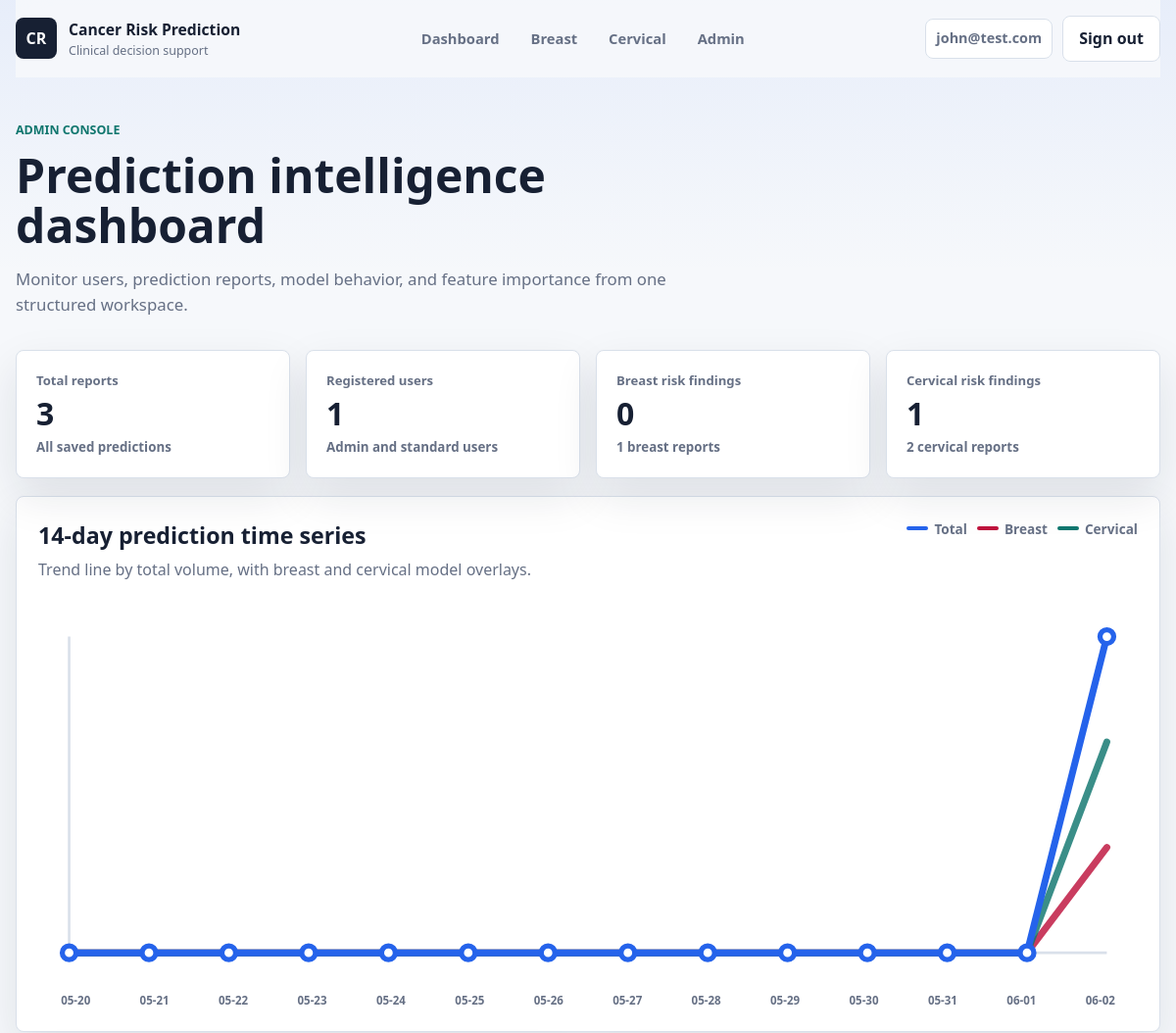
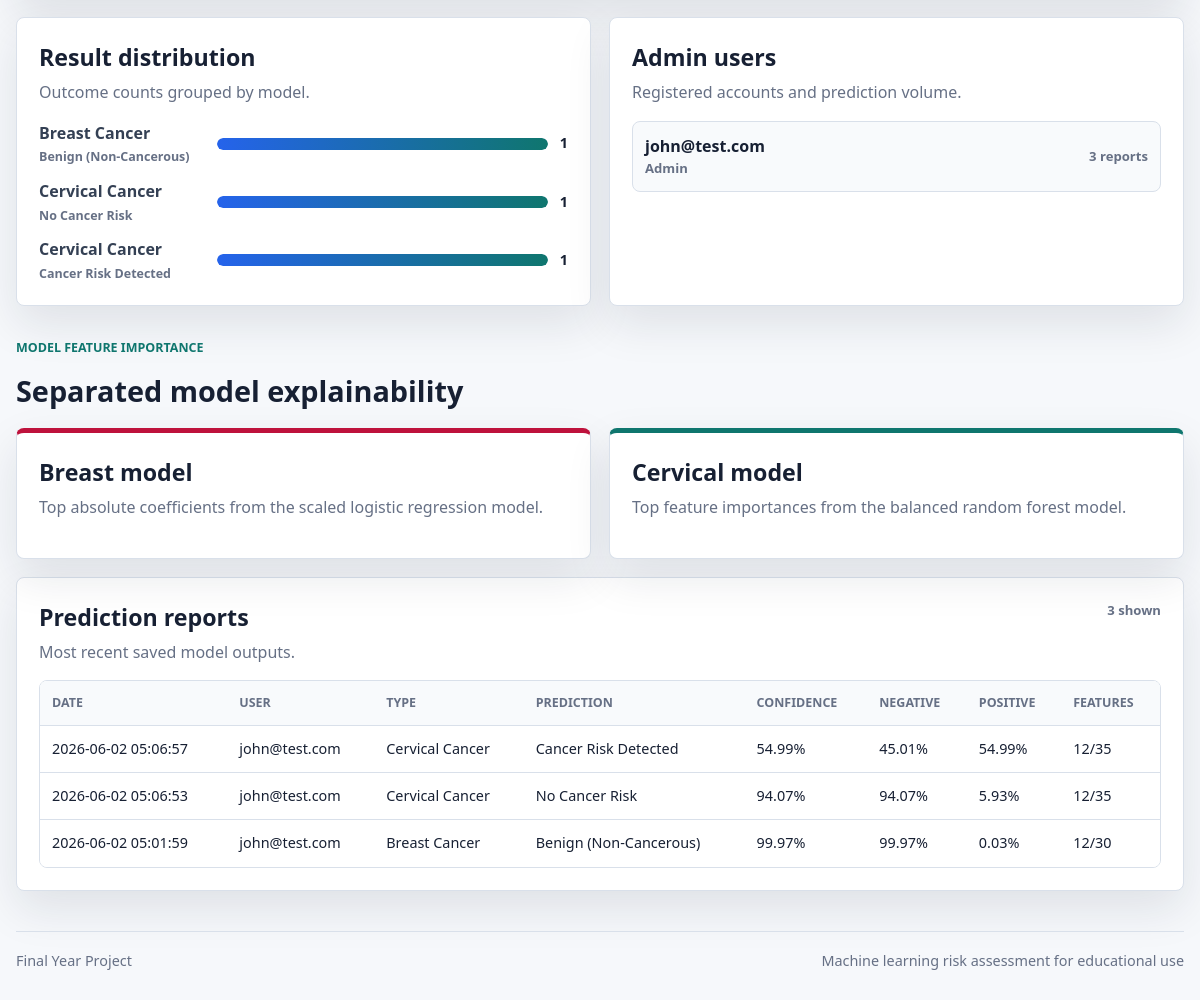
/admin (signed in), run on the app's committed database (2 pictures, top to bottom).
### tables this page shows
CREATE TABLE prediction_reports (
                id INTEGER PRIMARY KEY AUTOINCREMENT,
                user_id INTEGER,
                username TEXT NOT NULL,
                cancer_type TEXT NOT NULL,
                prediction TEXT NOT NULL,
                confidence REAL NOT NULL,
                probability_negative REAL NOT NULL,
                probability_positive REAL NOT NULL,
                input_features_used INTEGER NOT NULL,
                total_features INTEGER NOT NULL,
                inputs_json TEXT NOT NULL,
                created_at TIMESTAMP DEFAULT CURRENT_TIMESTAMP
            );

CREATE TABLE users (
                id INTEGER PRIMARY KEY AUTOINCREMENT,
                username TEXT UNIQUE NOT NULL,
                password_hash TEXT NOT NULL,
                created_at TIMESTAMP DEFAULT CURRENT_TIMESTAMP
            , is_admin INTEGER NOT NULL DEFAULT 0);

### app.py (the view)
@app.route('/admin')
@admin_required
def admin_dashboard():
    return render_template('admin.html', dashboard=get_admin_dashboard_data())

### app.py (called while the page is built, shortened)
def get_db():
    if 'db' not in g:
        g.db = sqlite3.connect(DATABASE_PATH)
        g.db.row_factory = sqlite3.Row
    return g.db

def admin_required(view):
    @wraps(view)
    def wrapped_view(*args, **kwargs):
        if 'user_id' not in session:
            flash('Please sign in to continue.', 'info')
            return redirect(url_for('login'))
        if not session.get('is_admin'):
            flash('Admin access is required.', 'error')
            return redirect(url_for('home'))
        return view(*args, **kwargs)
    return wrapped_view

@app.context_processor
def inject_current_user():
    return {
        'current_user': session.get('username'),
        'current_is_admin': session.get('is_admin', False)
    }

def get_breast_feature_importance(limit=12):
    model = breast_model
    estimator = getattr(model, 'named_steps', {}).get('logisticregression') if hasattr(model, 'named_steps') else model
    coefficients = getattr(estimator, 'coef_', None)
    if coefficients is None:
        return []

def get_cervical_feature_importance(limit=12):
    values = getattr(cervical_model, 'feature_importances_', None)
    if values is None:
        return []

### templates/admin.html (shortened to what this page needs)
{% extends "base.html" %}
{% block content %}
<section class="page-heading admin-heading">
    <span class="eyebrow">Admin console</span>
    <h1>Prediction intelligence dashboard</h1>
    <p>Monitor users, prediction reports, model behavior, and feature importance from one structured workspace.</p>
</section>
<section class="admin-stats" aria-label="Prediction statistics">
    <div class="stat-card">
        <span>Total reports</span>
        <strong>{{ dashboard.stats.total }}</strong>
        <small>All saved predictions</small>
    </div>
    <div class="stat-card">
        <span>Registered users</span>
        <strong>{{ dashboard.stats.users_total }}</strong>
        <small>Admin and standard users</small>
    </div>
    <div class="stat-card">
        <span>Breast risk findings</span>
        <strong>{{ dashboard.stats.breast_positive }}</strong>
        <small>{{ dashboard.stats.breast_total }} breast reports</small>
    </div>
    <div class="stat-card">
        <span>Cervical risk findings</span>
        <strong>{{ dashboard.stats.cervical_positive }}</strong>
        <small>{{ dashboard.stats.cervical_total }} cervical reports</small>
    </div>
</section>
<section class="admin-panel chart-panel">
    <div class="panel-heading split-heading">
        <div>
            <h2>14-day prediction time series</h2>
            <p>Trend line by total volume, with breast and cervical model overlays.</p>
        </div>
        <div class="chart-legend">
            <span><i class="legend-total"></i>Total</span>
            <span><i class="legend-breast"></i>Breast</span>
            <span><i class="legend-cervical"></i>Cervical</span>
        </div>
    </div>
    <div class="svg-chart-wrap">
        <svg class="line-chart" viewBox="0 0 {{ dashboard.chart.width }} {{ dashboard.chart.height }}" role="img" aria-label="Prediction time series">
            <line x1="18" y1="18" x2="18" y2="202"></line>
            <line x1="18" y1="202" x2="622" y2="202"></line>
            <polyline class="series series-breast" points="{{ dashboard.chart.breast_points_attr }}"></polyline>
            <polyline class="series series-cervical" points="{{ dashboard.chart.cervical_points_attr }}"></polyline>
            <polyline class="series series-total" points="{{ dashboard.chart.total_points_attr }}"></polyline>
            {% for point in dashboard.chart.total_points %}
            <circle class="chart-dot" cx="{{ point.x }}" cy="{{ point.y }}" r="4">
                <title>{{ point.label }}: {{ point.value }} total reports</title>
            </circle>
            {% endfor %}
        </svg>
    </div>
    <div class="time-axis">
        {% for row in dashboard.time_series %}
        <span>{{ row.label }}</span>
        {% endfor %}
    </div>
</section>
<section class="admin-grid">
    <div class="admin-panel">
        <div class="panel-heading">
            <h2>Result distribution</h2>
            <p>Outcome counts grouped by model.</p>
        </div>
        {% if dashboard.distribution %}
        <div class="bar-list">
            {% for row in dashboard.distribution %}
            <div class="bar-row stacked-label">
                <span>{{ row.cancer_type }}<small>{{ row.prediction }}</small></span>
                <div class="bar-track"><i style="width: {{ row.percent }}%"></i></div>
                <strong>{{ row.count }}</strong>
            </div>
            {% endfor %}
        </div>
        {% else %}
        <p class="muted">No result distribution yet.</p>
        {% endif %}
    </div>
    <div class="admin-panel">
        <div class="panel-heading">
            <h2>Admin users</h2>
            <p>Registered accounts and prediction volume.</p>
        </div>
        <div class="user-list">
            {% for user in dashboard.users %}
            <div class="user-row">
                <span>
                    <strong>{{ user.username }}</strong>
                    <small>{{ 'Admin' if user.is_admin else 'User' }}</small>
                </span>
                <em>{{ user.report_count }} reports</em>
            </div>
            {% endfor %}
        </div>
    </div>
</section>
<section class="model-insights">
    <div class="section-title">
        <span class="eyebrow">Model feature importance</span>
        <h2>Separated model explainability</h2>
    </div>
    <div class="admin-grid">
        <div class="admin-panel model-panel breast-model">
            <div class="panel-heading">
                <h2>Breast model</h2>
                <p>Top absolute coefficients from the scaled logistic regression model.</p>
            </div>
        </div>
        <div class="admin-panel model-panel cervical-model">
            <div class="panel-heading">
                <h2>Cervical model</h2>
                <p>Top feature importances from the balanced random forest model.</p>
            </div>
        </div>
    </div>
</section>
<section class="admin-panel">
    <div class="panel-heading split-heading">
        <div>
            <h2>Prediction reports</h2>
            <p>Most recent saved model outputs.</p>
        </div>
        <span class="table-count">{{ dashboard.recent_reports|length }} shown</span>
    </div>
    {% if dashboard.recent_reports %}
    <div class="report-table-wrap">
        <table class="report-table">
            <thead>
                <tr>
                    <th>Date</th>
                    <th>User</th>
                    <th>Type</th>
                    <th>Prediction</th>
                    <th>Confidence</th>
                    <th>Negative</th>
                    <th>Positive</th>
                    <th>Features</th>
                </tr>
            </thead>
            <tbody>
                {% for report in dashboard.recent_reports %}
                <tr>
                    <td>{{ report.created_at }}</td>
                    <td>{{ report.username }}</td>
                    <td>{{ report.cancer_type }}</td>
                    <td>{{ report.prediction }}</td>
                    <td>{{ "%.2f"|format(report.confidence) }}%</td>
                    <td>{{ "%.2f"|format(report.probability_negative) }}%</td>
                    <td>{{ "%.2f"|format(report.probability_positive) }}%</td>
                    <td>{{ report.input_features_used }}/{{ report.total_features }}</td>
                </tr>
                {% endfor %}
            </tbody>
        </table>
    </div>
    {% else %}
    <p class="muted">Run a prediction to create the first report.</p>
    {% endif %}
</section>
{% endblock %}

### templates/base.html (shortened to what this page needs)
<!DOCTYPE html>
<html lang="en">
<head>
    <link rel="stylesheet" href="{{ url_for('static', filename='style.css') }}">
</head>
<body>
    <div class="app-shell">
        <header class="topbar">
            <a class="brand" href="{{ url_for('home') if current_user else url_for('login') }}" aria-label="Cancer Risk Prediction System">
                <span class="brand-mark">CR</span>
                <span>
                    <strong>Cancer Risk Prediction</strong>
                    <small>Clinical decision support</small>
                </span>
            </a>
            {% if current_user %}
            <nav class="nav-links" aria-label="Primary navigation">
                <a href="{{ url_for('home') }}">Dashboard</a>
                <a href="{{ url_for('breast_form') }}">Breast</a>
                <a href="{{ url_for('cervical_form') }}">Cervical</a>
                {% if current_is_admin %}
                <a href="{{ url_for('admin_dashboard') }}">Admin</a>
                {% endif %}
            </nav>
            <form class="logout-form" method="post" action="{{ url_for('logout') }}">
                <span class="user-chip">{{ current_user }}</span>
                <button class="btn btn-ghost" type="submit">Sign out</button>
            </form>
            {% else %}
            <nav class="nav-links" aria-label="Authentication navigation">
                <a href="{{ url_for('login') }}">Sign in</a>
                <a href="{{ url_for('register') }}">Create account</a>
            </nav>
            {% endif %}
        </header>
        <main class="page">
            {% block content %}{% endblock %}
        </main>
        <footer class="site-footer">
            <span>Final Year Project</span>
            <span>Machine learning risk assessment for educational use</span>
        </footer>
    </div>
</body>
</html>

### data on the page
prediction_reports: cancer_type "Breast Cancer", prediction "Benign (Non-Cancerous)", {{ row.percent }} 100.0 (drawn), count "1", created_at "2026-06-02 05:01:59", username "john@test.com", confidence "99.97", probability_negative "99.97", probability_positive "0.03", input_features_used "12", total_features "30"
prediction_reports: cancer_type "Cervical Cancer", prediction "No Cancer Risk", {{ row.percent }} 100.0 (drawn), count "1", created_at "2026-06-02 05:06:53", username "john@test.com", confidence "94.07", probability_negative "94.07", probability_positive "5.93", input_features_used "12", total_features "35"
prediction_reports: cancer_type "Cervical Cancer", prediction "Cancer Risk Detected", {{ row.percent }} 100.0 (drawn), count "1", created_at "2026-06-02 05:06:57", username "john@test.com", confidence "54.99", probability_negative "45.01", probability_positive "54.99", input_features_used "12", total_features "35"
users: username "john@test.com", is_admin "Admin", report_count "3"

### other printed values
{{ current_user }} "john@test.com"
{{ dashboard.stats.total }} "3"
{{ dashboard.stats.users_total }} "1"
{{ dashboard.stats.breast_positive }} "0"
{{ dashboard.stats.breast_total }} "1"
{{ dashboard.stats.cervical_positive }} "1"
{{ dashboard.stats.cervical_total }} "2"
{{ row.label }} "05-20" "05-21" "05-22" "05-23" "05-24" "05-25" "05-26" "05-27" "05-28" "05-29" "05-30" "05-31" "06-01" "06-02"
{{ dashboard.recent_reports|length }} "3"
